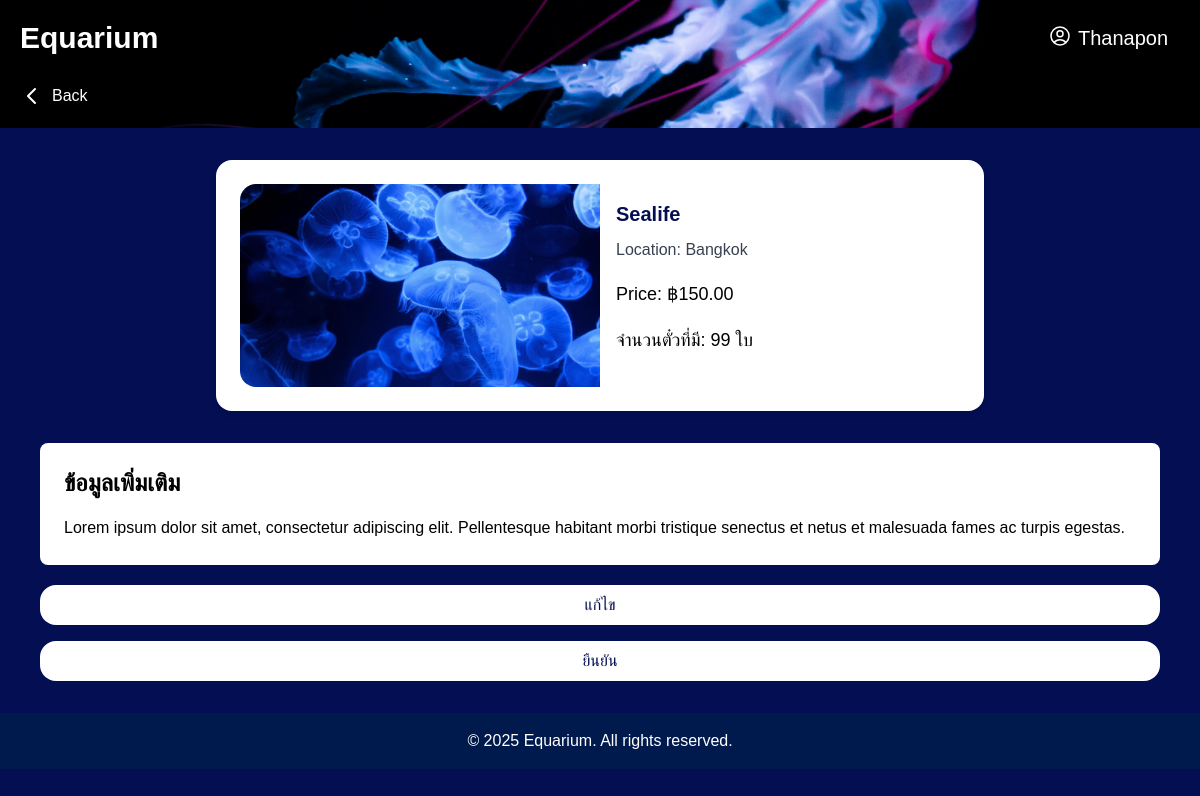
Page /admin/edit_event.php?id=7 (signed in) on the earlier database version.
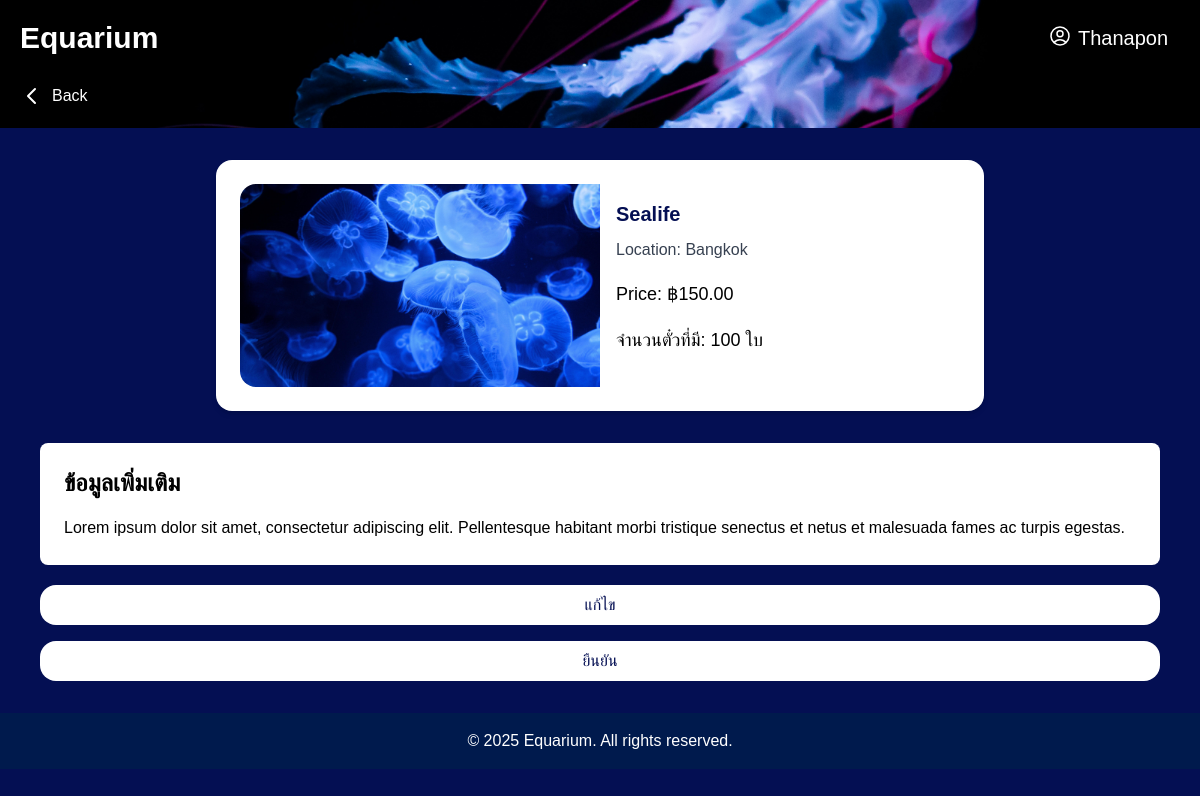
Same page on the later database version.
### tables this page shows
CREATE TABLE `events` (
  `event_id` int(11) NOT NULL,
  `name` varchar(100) NOT NULL,
  `image` varchar(255) NOT NULL,
  `location` varchar(100) NOT NULL,
  `activity` varchar(255) NOT NULL,
  `price` decimal(10,2) NOT NULL,
  `created_at` timestamp NOT NULL DEFAULT current_timestamp(),
  `ticket_quantity` int(11) NOT NULL DEFAULT 0,
  `description` text NOT NULL
);

### admin/edit_event.php (the view, shortened to what this page needs)
<?php
include '../includes/navbar.php';
$conn = new mysqli("localhost", "root", "", "aquarium");
$event_id = isset($_GET['id']) ? intval($_GET['id']) : 0;
$sql = "SELECT * FROM events WHERE event_id = ?";
$stmt = $conn->prepare($sql);
$stmt->bind_param("i", $event_id);
$stmt->execute();
$event = $stmt->get_result()->fetch_assoc();
?>
<!DOCTYPE html>
<html lang="en">
<head>
  <script src="https://cdn.tailwindcss.com"></script>
</head>
<body class="bg-mainBlue text-white font-poppins">
  <header class="relative h-32 bg-center bg-cover bg-no-repeat" style="background-image: url('../image/jellyfish-aquarium-black-background-glowing-white-amoled-3840x2160-2094.jpg');">
        <div class="absolute top-5 left-5 z-50 flex items-center">
            <a href="../homepage/aquarium.php" class="text-white text-3xl font-bold">Equarium</a>
        </div>
        <div class="absolute bottom-5 left-5 z-50">
            <a href="editinfo_ticket.php" class="inline-flex items-center space-x-2 text-white hover:underline">
            <svg xmlns="http://www.w3.org/2000/svg" class="h-6 w-6" fill="none"
                viewBox="0 0 24 24" stroke="currentColor" stroke-width="2">
                <path stroke-linecap="round" stroke-linejoin="round"
                    d="M15 19l-7-7 7-7" />
            </svg>
            <span>Back</span>
            </a>
        </div>
  </header>
  <main class="max-w-6xl mx-auto px-4 py-8">
    <section class="bg-white text-black rounded-2xl p-6 mb-8 max-w-3xl mx-auto flex flex-col md:flex-row shadow-md">
      <div class="md:w-1/2">
        <img
          src="<?php echo htmlspecialchars($event['image']); ?>"
          alt="<?php echo htmlspecialchars($event['name']); ?>"
          class="w-full h-full object-cover rounded-2xl md:rounded-r-none"
        >
      </div>
      <div class="md:w-1/2 p-4 flex flex-col justify-between">
        <h2 class="text-xl font-bold mb-2 text-mainBlue"><?php echo htmlspecialchars($event['name']); ?></h2>
        <p class="text-gray-700 mb-4">Location: <?php echo htmlspecialchars($event['location']); ?></p>
        <p class="text-lg mb-4">Price: ฿<?php echo htmlspecialchars($event['price']); ?></p>
        <p class="text-lg mb-4">จำนวนตั๋วที่มี: <?php echo htmlspecialchars($event['ticket_quantity']); ?> ใบ</p>
      </div>
    </section>
    <section class="bg-[#ffffff] text-black rounded-lg p-6">
      <h3 class="text-2xl font-semibold mb-4">ข้อมูลเพิ่มเติม</h3>
      <p class="leading-relaxed">
        Lorem ipsum dolor sit amet, consectetur adipiscing elit. Pellentesque
        habitant morbi tristique senectus et netus et malesuada fames ac turpis
        egestas.
      </p>
    </section>
        <div class="flex justify-between items-center mt-5">
          <button id="editButton"
            class="bg-white text-mainBlue px-4 py-2 rounded-2xl hover:bg-hoverBlue transition w-full">
            แก้ไข
          </button>
        </div>
        <div class="mt-4 flex justify-between">
            <button id="confirmButton" class="bg-white text-mainBlue px-4 py-2 rounded-2xl hover:bg-hoverBlue transition w-full">
              ยืนยัน
            </button>
        </div>
  </main>
  <footer class="bg-[#001a4d] text-white py-4 text-center">
    <p>&copy; 2025 Equarium. All rights reserved.</p>
  </footer>
</body>
</html>

Differences in the rows shown:
changed events "Sealife": ticket_quantity "99" → "100"
